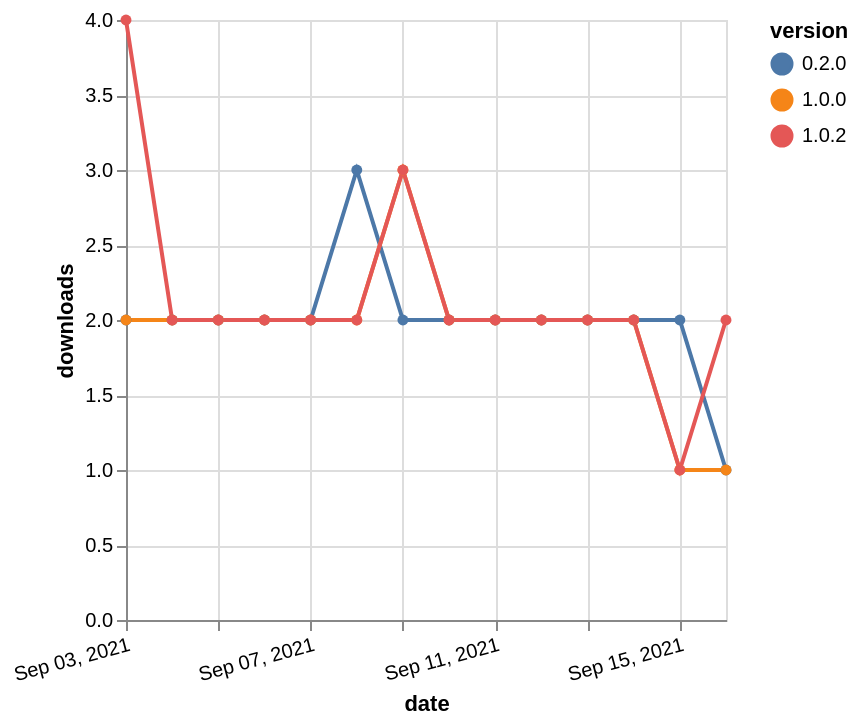

Vega-Lite specification for this chart:
### Vega-Lite specification from a JSON file in a GitHub repository (floating-point values rounded to 4 significant figures)
{"$schema": "https://vega.github.io/schema/vega-lite/v5.json", "description": "A simple bar chart with embedded data.", "data": {"values": [{"date": "2021-09-03", "total": 1326, "delta": 2, "version": "0.2.0"}, {"date": "2021-09-04", "total": 1328, "delta": 2, "version": "0.2.0"}, {"date": "2021-09-05", "total": 1330, "delta": 2, "version": "0.2.0"}, {"date": "2021-09-06", "total": 1332, "delta": 2, "version": "0.2.0"}, {"date": "2021-09-07", "total": 1334, "delta": 2, "version": "0.2.0"}, {"date": "2021-09-08", "total": 1337, "delta": 3, "version": "0.2.0"}, {"date": "2021-09-09", "total": 1339, "delta": 2, "version": "0.2.0"}, {"date": "2021-09-10", "total": 1341, "delta": 2, "version": "0.2.0"}, {"date": "2021-09-11", "total": 1343, "delta": 2, "version": "0.2.0"}, {"date": "2021-09-12", "total": 1345, "delta": 2, "version": "0.2.0"}, {"date": "2021-09-13", "total": 1347, "delta": 2, "version": "0.2.0"}, {"date": "2021-09-14", "total": 1349, "delta": 2, "version": "0.2.0"}, {"date": "2021-09-15", "total": 1351, "delta": 2, "version": "0.2.0"}, {"date": "2021-09-16", "total": 1352, "delta": 1, "version": "0.2.0"}, {"date": "2021-09-03", "total": 1177, "delta": 2, "version": "1.0.0"}, {"date": "2021-09-04", "total": 1179, "delta": 2, "version": "1.0.0"}, {"date": "2021-09-05", "total": 1181, "delta": 2, "version": "1.0.0"}, {"date": "2021-09-06", "total": 1183, "delta": 2, "version": "1.0.0"}, {"date": "2021-09-07", "total": 1185, "delta": 2, "version": "1.0.0"}, {"date": "2021-09-08", "total": 1187, "delta": 2, "version": "1.0.0"}, {"date": "2021-09-09", "total": 1190, "delta": 3, "version": "1.0.0"}, {"date": "2021-09-10", "total": 1192, "delta": 2, "version": "1.0.0"}, {"date": "2021-09-11", "total": 1194, "delta": 2, "version": "1.0.0"}, {"date": "2021-09-12", "total": 1196, "delta": 2, "version": "1.0.0"}, {"date": "2021-09-13", "total": 1198, "delta": 2, "version": "1.0.0"}, {"date": "2021-09-14", "total": 1200, "delta": 2, "version": "1.0.0"}, {"date": "2021-09-15", "total": 1201, "delta": 1, "version": "1.0.0"}, {"date": "2021-09-16", "total": 1202, "delta": 1, "version": "1.0.0"}, {"date": "2021-09-03", "total": 800, "delta": 4, "version": "1.0.2"}, {"date": "2021-09-04", "total": 802, "delta": 2, "version": "1.0.2"}, {"date": "2021-09-05", "total": 804, "delta": 2, "version": "1.0.2"}, {"date": "2021-09-06", "total": 806, "delta": 2, "version": "1.0.2"}, {"date": "2021-09-07", "total": 808, "delta": 2, "version": "1.0.2"}, {"date": "2021-09-08", "total": 810, "delta": 2, "version": "1.0.2"}, {"date": "2021-09-09", "total": 813, "delta": 3, "version": "1.0.2"}, {"date": "2021-09-10", "total": 815, "delta": 2, "version": "1.0.2"}, {"date": "2021-09-11", "total": 817, "delta": 2, "version": "1.0.2"}, {"date": "2021-09-12", "total": 819, "delta": 2, "version": "1.0.2"}, {"date": "2021-09-13", "total": 821, "delta": 2, "version": "1.0.2"}, {"date": "2021-09-14", "total": 823, "delta": 2, "version": "1.0.2"}, {"date": "2021-09-15", "total": 824, "delta": 1, "version": "1.0.2"}, {"date": "2021-09-16", "total": 826, "delta": 2, "version": "1.0.2"}]}, "width": "container", "mark": {"type": "line", "point": {"filled": true}}, "encoding": {"x": {"field": "date", "type": "temporal", "timeUnit": "yearmonthdate", "title": "date", "axis": {"labelAngle": -15}}, "y": {"field": "delta", "type": "quantitative", "title": "downloads"}, "color": {"field": "version", "type": "nominal"}, "tooltip": {"field": "delta"}}}
